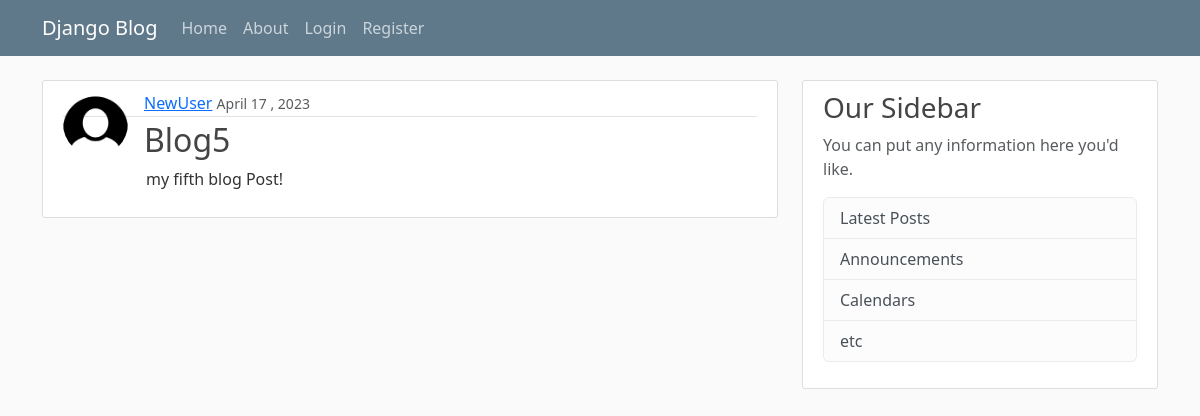
Page /post/6/ on the committed database.
### blog/models.py (models this page shows, shortened)
class Post(models.Model):
    title=models.CharField(max_length=100)
    content=models.TextField()
    date_posted=models.DateTimeField(default=timezone.now)
    author=models.ForeignKey(User,on_delete=models.CASCADE)

### users/models.py (models this page shows, shortened)
class Profile(models.Model):
    user=models.OneToOneField(User,on_delete=models.CASCADE)
    image=models.ImageField(default='default.jpg',upload_to='profile_pics')

### blog/views.py (the view)
# urls.py: path('post/<int:pk>/',PostDetailView.as_view(),name='post-detail'),
class PostDetailView(DetailView):
    model=Post

### blog/templates/blog/post_detail.html
{% extends 'blog/base.html' %}
{% block content %}
<article class="media content-section">
    <img class='rounded-circle article-img' src="{{ post.author.profile.image.url }}" alt="" style="float: left;">
    <div class="media-body">
        <div class="article-metadata">
            <a class="mr-2" href="#">{{ object.author }}</a>
            <small class="text-muted">{{ object.date_posted|date:'F d , Y' }}</small>
        </div>
        <h2 class="article-title">{{ object.title }}</h2>
        <p class="article-content" style="margin-left: 83px;">{{ object.content }}</p>
    </div>
</article>
{% endblock content %}

### blog/static/blog/main.css (style rules this page uses)
body { background: #fafafa; color: #333333; margin-top: 5rem; }
h1, h2, h3, h4, h5, h6 { color: #444444; }
.content-section { background: #ffffff; padding: 10px 20px; border: 1px solid #dddddd; border-radius: 3px; margin-bottom: 20px; }
.article-title { color: #444444; }
.article-content { white-space: pre-line; }
.article-img { height: 65px; width: 65px; margin-right: 16px; }
.article-metadata { padding-bottom: 1px; margin-bottom: 4px; border-bottom: 1px solid #e3e3e3 }

### rows in the picture
Post: author.profile.image (picture), author "NewUser", date_posted "April 17 , 2023", title "Blog5", content "my fifth blog Post!"
